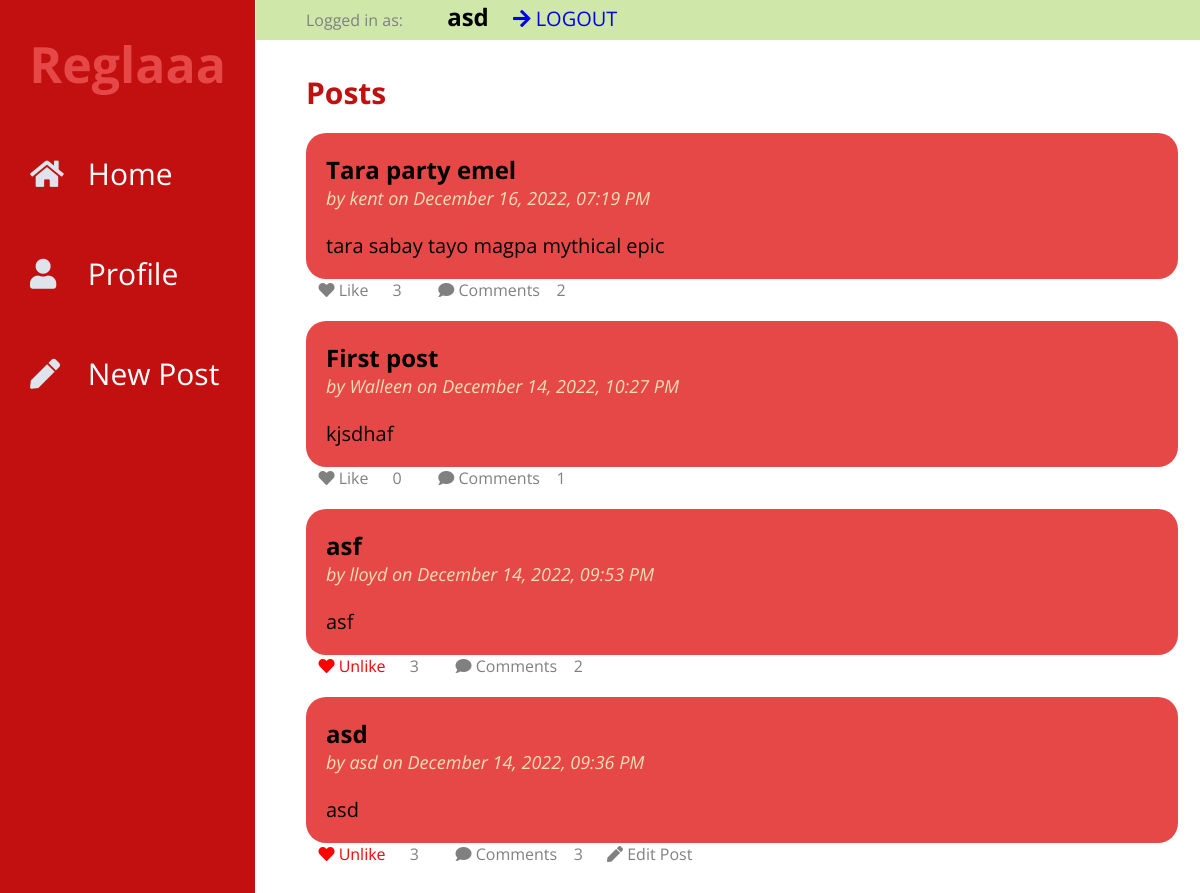
Screenshot of / (signed in) with the database file from the repository.
### tables this page shows
CREATE TABLE user (
  id INTEGER PRIMARY KEY AUTOINCREMENT,
  username TEXT UNIQUE NOT NULL,
  password TEXT NOT NULL
);

CREATE TABLE post (
  id INTEGER PRIMARY KEY AUTOINCREMENT,
  author_id INTEGER NOT NULL,
  created TIMESTAMP DEFAULT (datetime('now','localtime')),
  title TEXT NOT NULL,
  body TEXT NOT NULL,
  FOREIGN KEY (author_id) REFERENCES user (id)
);

### flaskr/blog.py (the view)
@bp.route("/")
def index():
    db = get_db()
    posts = db.execute(
        "SELECT p.id, title, body, created, author_id, username,"
        "(SELECT COUNT(user_id) FROM likes WHERE post_id = p.id) AS likes,"
        "(SELECT COUNT(user_id) FROM comments WHERE post_id = p.id) AS comments"
        " FROM post p JOIN user u ON p.author_id = u.id"
        " ORDER BY created DESC"
    ).fetchall()
    return render_template("blog/index.html", posts=posts)

### flaskr/auth.py (called while the page is built)
@bp.before_app_request
def load_logged_in_user():
    user_id = session.get("user_id")
    if user_id is None:
        g.user = None
        g.liked = None
    else:
        g.user = (
            get_db().execute("SELECT * FROM user WHERE id = ?", (user_id,)).fetchone()
        )
        likedd = (
            get_db().execute("SELECT post_id,user_id FROM likes WHERE user_id = ?", (user_id,)).fetchall()
        )
        g.liked = []
        for like in likedd:
            g.liked.append([like['post_id'],like['user_id']])

### flaskr/db.py (called while the page is built)
def get_db():
    if "db" not in g:
        g.db = sqlite3.connect(
            current_app.config["DATABASE"], detect_types=sqlite3.PARSE_DECLTYPES
        )
        g.db.row_factory = sqlite3.Row
    return g.db

### flaskr/templates/blog/index.html
{% extends 'base.html' %}
{% block posts %}
  <p class="title">{% block title %}Posts{% endblock %}</p>
{% endblock %}
{% block content %}
  {% for post in posts %}
    <article class="post">
        <div class="body">
            <h2>{{ post['title'] }}</h2>
            <p class="about">by {{ post['username'] }} on {{ post['created'].strftime("%B %d, %Y, %I:%M %p") }}</p>
            <br>
            <br>
            <p class="body">{{ post['body'] }}</p>
        </div>
    </article>
    <div class="opt">
        {% if g.user %}
            {% if [post['id'],g.user['id']] in g.liked %}
                <a class="unlike" href="{{ url_for('blog.like_action', post_id=post.id, action='unlike') }}">
                    <span class="icon">&nbsp&nbsp&nbsp<i class="fas fa-heart"></i></span>
                    <span class="item">Unlike</span>
                </a>
            {% else %}
                <a class="like" href="{{ url_for('blog.like_action', post_id=post.id, action='like') }}">
                    <span class="icon">&nbsp&nbsp&nbsp<i class="fas fa-heart"></i></span>
                    <span class="item">Like {{ like }}</span>
                </a>
            {% endif %}
        {% else %}
        <span class="icon">&nbsp&nbsp&nbspLikes: <i class="fas fa-heart"></i></span>
        {% endif %}
        <p>{{ post['likes'] }}</p>
        <a href="{{ url_for('blog.comments', post_id=post.id,action='view') }}">
            <span class="icon">&nbsp&nbsp&nbsp<i class="fas fa-comment"></i></span>
            <span class="item">Comments &nbsp&nbsp&nbsp{{ post.comments }}</span>
        </a>
        {% if g.user['id'] == post['author_id'] %}
                    <a class="action" href="{{ url_for('blog.update', id=post['id']) }}">
                        <span class="icon"><i class="fas fa-pen"></i></span>
                        <span class="item">Edit Post</span>
                    </a>
        {% endif %}
    </div>
  {% endfor %}
{% endblock %}

### flaskr/templates/base.html (shortened to what this page needs)
<!doctype html>
<link rel="stylesheet" href="{{ url_for('static', filename='style.css') }}">
<link rel="stylesheet" href="https://use.fontawesome.com/releases/v5.8.1/css/all.css">
<div class="wrapper">
        <div class="sidebar">
            <div class="profile">
                <h1><a href="{{ url_for('index') }}">Reglaaa</a></h1>
            </div>
            <ul>
                <li>
                    <a href="{{ url_for('index') }}">
                        <span class="icon"><i class="fas fa-home"></i></span>
                        <span class="item">Home</span>
                    </a>
                </li>
                {% if not g.user %}
                <li>
                    <a href="{{ url_for('auth.login') }}">
                        <span class="icon"><i class="fas fa-sign"></i></span>
                        <span class="item">Login</span>
                    </a>
                </li>
                <li>
                    <a href="{{ url_for('auth.register') }}">
                        <span class="icon"><i class="fas fa-book"></i></span>
                        <span class="item">Register</span>
                    </a>
                </li>
                {% else %}
                <li>
                    <a href="{{ url_for('blog.profile', userid=g.user.id) }}">
                        <span class="icon"><i class="fas fa-user"></i></span>
                        <span class="item">Profile</span>
                    </a>
                </li>
                  <li><a href="{{ url_for('blog.create') }}">
                      <span class="icon"><i class="fas fa-pen"></i></span>
                      <span class="item">New Post</span>
                  </a>
                {% endif %}
            </ul>
        </div>
        <section class="content">
            {% if g.user %}
    <div class="top-menu">
                <p>Logged in as: </p>
                <h1>{{ g.user['username'] }}</h1>
                <a href="{{ url_for('auth.logout') }}" onclick="return confirm('Are you sure?');">
                    <span class="icon"><i class="fas fa-arrow-right"></i></span>
                    <span class="item">LOGOUT</span>
                </a>
            </div>
  {% endif %}
            <br>
  <div class="posts">
    {% block posts %}{% endblock %}
  {% block content %}{% endblock %}
      </div>
</section>
</div>

### flaskr/static/style.css (style rules this page uses)
* { list-style: none; text-decoration: none; margin: 0; padding: 0; box-sizing: border-box; font-family: 'Open Sans', sans-serif; }
.wrapper .sidebar { background: #C21010; position: fixed; top: 0; left: 0; width: 255px; height: 100%; padding: 20px 0; transition: all 0.5s ease; z-index: 2; }
.wrapper .sidebar .profile { margin-bottom: 20px; text-align: center; }
.wrapper .sidebar .profile h1 { margin: 10px 0 5px; }
.wrapper .sidebar .profile a { font-size: 50px; color: #E64848; }
.wrapper .sidebar ul li a { display: block; height: 100px; padding: 30px; color: white; font-size: 30px; position: relative; transition: all 0.2s ease; }
.wrapper .sidebar ul li a .icon { color: #dee4ec; width: 30px; display: inline-block; margin-right: 20px; }
.wrapper .content { width: 81%; margin-left: 16rem; }
.top-menu { display: block; position: fixed; width: 100%; height: 40px; background-color: #CFE8A9; padding: 0px 50px; transition: all 1s ease; }
.top-menu a { font-size: 20px; }
.top-menu a, h1 { display: inline-block; margin-left: 20px; }
.posts { padding: 50px; }
.post { margin-top: 20px; padding: 20px; border-radius: 20px; background-color: #E64848; transition: all 1s ease; }
.post .about { color: wheat; font-size: 18px; font-style: italic; }
.title { color: #C21010; font-weight: bold; font-size: 30px; }
.opt { display: block; }
.opt a,p { display: inline-block; margin-right: 20px; color: #808080; }
p.body { white-space: pre-line; font-size: 20px; color: black !important; }
a.unlike { color: red; }

### rows the page displays
user: user.username "asd"
post: title "Tara party emel", username "kent", created "December 16, 2022, 07:19 PM", body "tara sabay tayo magpa mythical epic", likes "3", comments "2"
post: title "First post", username "Walleen", created "December 14, 2022, 10:27 PM", body "kjsdhaf", likes "0", comments "1"
post: title "asf", username "lloyd", created "December 14, 2022, 09:53 PM", body "asf", likes "3", comments "2"
post: title "asd", username "asd", created "December 14, 2022, 09:36 PM", body "asd", likes "3", comments "3"
